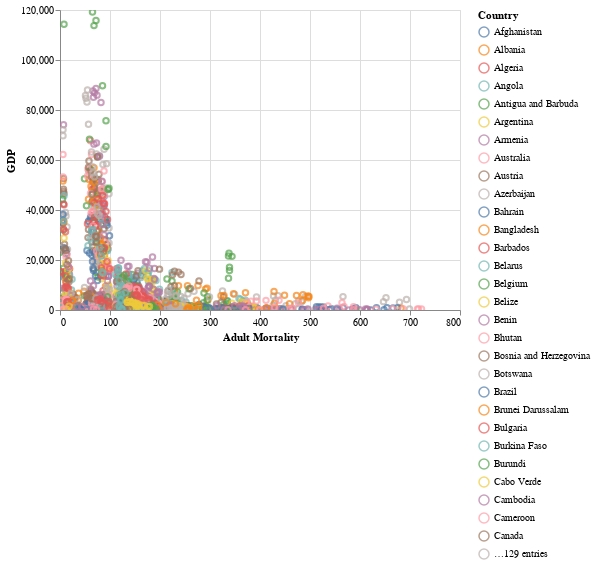

The notebook cell saved with this chart:
### Code cell
alt.Chart(RQ_df_nomiss_done).mark_point().encode(
    x='Adult Mortality',
    y='GDP',
    color='Country',
    tooltip=['Country', 'Year']
).interactive()

### Figure 1 — Vega-Lite specification as saved in the notebook (floating-point values rounded to 4 significant figures; data arrays with more than 128 entries replaced by an {"elided": "..."} marker saying what was removed)
{"config": {"view": {"continuousWidth": 400, "continuousHeight": 300}}, "data": {"name": "data-c716cf0d8b5740c74988b275e7d83806"}, "mark": "point", "encoding": {"color": {"field": "Country", "type": "nominal"}, "tooltip": [{"field": "Country", "type": "nominal"}, {"field": "Year", "type": "quantitative"}], "x": {"field": "Adult Mortality", "type": "quantitative"}, "y": {"field": "GDP", "type": "quantitative"}}, "selection": {"selector004": {"type": "interval", "bind": "scales", "encodings": ["x", "y"]}}, "$schema": "https://vega.github.io/schema/vega-lite/v4.17.0.json", "datasets": {"data-c716cf0d8b5740c74988b275e7d83806": {"elided": "2485 records"}}}
